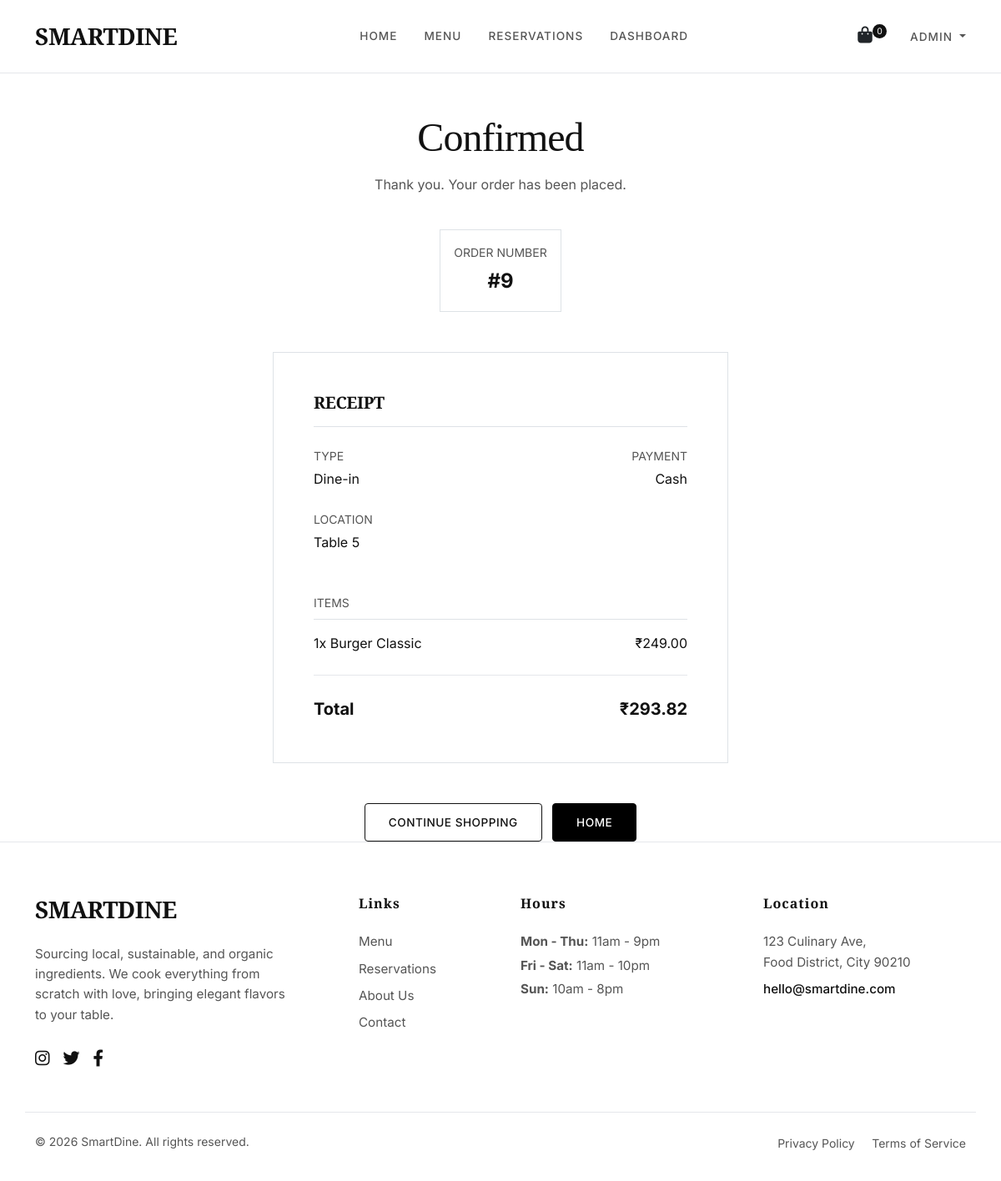
The app's page /order-confirmation/9/ (signed in) with its own data.
### home/models.py (models this page shows, shortened)
class Order(models.Model):
    ORDER_TYPE_CHOICES = [
        ('Dine-in', 'Dine-in'),
        ('Delivery', 'Delivery'),
        ('Pickup', 'Pickup'),
    ]
    STATUS_CHOICES = [
        ('Pending', 'Pending'),
        ('Preparing', 'Preparing'),
        ('Ready', 'Ready'),
        ('Delivered', 'Delivered'),
        ('Cancelled', 'Cancelled'),
    ]
    PAYMENT_METHOD_CHOICES = [
        ('UPI', 'UPI'),
        ('Card', 'Credit/Debit Card'),
        ('Cash', 'Cash'),
        ('Wallet', 'Digital Wallet'),
    ]
    PAYMENT_STATUS_CHOICES = [
        ('Pending', 'Pending'),
        ('Completed', 'Completed'),
        ('Failed', 'Failed'),
        ('Refunded', 'Refunded'),
    ]
    user = models.ForeignKey(User, on_delete=models.SET_NULL, null=True, blank=True, related_name='orders')
    order_type = models.CharField(max_length=20, choices=ORDER_TYPE_CHOICES, default='Dine-in')
    table = models.ForeignKey(Table, on_delete=models.SET_NULL, null=True, blank=True, related_name='orders')
    customer_name = models.CharField(max_length=100, blank=True)
    customer_phone = models.CharField(max_length=20, blank=True)
    customer_address = models.TextField(blank=True)
    total_amount = models.DecimalField(max_digits=8, decimal_places=2, default=0)
    tax_amount = models.DecimalField(max_digits=8, decimal_places=2, default=0)
    discount_amount = models.DecimalField(max_digits=8, decimal_places=2, default=0)
    final_amount = models.DecimalField(max_digits=8, decimal_places=2, default=0)
    payment_method = models.CharField(max_length=20, choices=PAYMENT_METHOD_CHOICES, blank=True, null=True)
    payment_status = models.CharField(max_length=20, choices=PAYMENT_STATUS_CHOICES, default='Pending')
    status = models.CharField(max_length=20, choices=STATUS_CHOICES, default='Pending')
    created_at = models.DateTimeField(auto_now_add=True)
    completed_at = models.DateTimeField(null=True, blank=True)
    class Meta:
        ordering = ['-created_at']

class Table(models.Model):
    STATUS_CHOICES = [
        ('Available', 'Available'),
        ('Occupied', 'Occupied'),
        ('Reserved', 'Reserved'),
    ]
    table_number = models.PositiveIntegerField(unique=True)
    capacity = models.PositiveIntegerField()
    status = models.CharField(max_length=20, choices=STATUS_CHOICES, default='Available')

class OrderItem(models.Model):
    order = models.ForeignKey(Order, on_delete=models.CASCADE, related_name='items')
    menu_item = models.ForeignKey(MenuItem, on_delete=models.CASCADE)
    quantity = models.PositiveIntegerField()
    price = models.DecimalField(max_digits=8, decimal_places=2)
    special_instructions = models.TextField(blank=True, help_text="e.g., No onions, extra cheese")
    def subtotal(self):
        return self.quantity * self.price

class MenuItem(models.Model):
    name = models.CharField(max_length=200)
    description = models.TextField(blank=True)
    price = models.DecimalField(max_digits=8, decimal_places=2)
    category = models.ForeignKey(Category, on_delete=models.SET_NULL, null=True, blank=True, related_name='menu_items')
    is_active = models.BooleanField(default=True, help_text="Is this item currently on the menu?")
    image = models.ImageField(upload_to='menu_items/', null=True, blank=True)
    created_at = models.DateTimeField(auto_now_add=True)
    class Meta:
        ordering = ['-created_at']

### home/views.py (the view)
# urls.py: path('order-confirmation/<int:order_id>/', views.order_confirmation, name='order_confirmation'),
def order_confirmation(request, order_id):
    order = get_object_or_404(Order, id=order_id)
    context = {'order': order}
    return render(request, 'order_confirmation.html', context)

### templates/order_confirmation.html (shortened to what this page needs)
{% extends 'base.html' %}
{% block content %}
<div class="container mt-5">
    <div class="row justify-content-center">
        <div class="col-lg-6">
            <div class="text-center mb-5">
                <h1 class="display-5 mb-3" style="font-weight: 400;">Confirmed</h1>
                <p class="text-muted">Thank you. Your order has been placed.</p>
                <div class="border border-color p-3 mt-4 d-inline-block">
                    <span class="text-uppercase small text-muted d-block mb-1">Order Number</span>
                    <strong class="fs-4">#{{ order.id }}</strong>
                </div>
            </div>
            <div class="border border-color p-4 p-md-5 bg-white">
                <h5 class="text-uppercase letter-spacing-1 mb-4 border-bottom pb-3">Receipt</h5>
                <div class="row mb-4">
                    <div class="col-6">
                        <small class="text-muted text-uppercase d-block mb-1">Type</small>
                        <span>{{ order.order_type }}</span>
                    </div>
                    <div class="col-6 text-end">
                        <small class="text-muted text-uppercase d-block mb-1">Payment</small>
                        <span>{{ order.payment_method }}</span>
                    </div>
                </div>
                {% if order.table %}
                <div class="row mb-4">
                    <div class="col-12">
                        <small class="text-muted text-uppercase d-block mb-1">Location</small>
                        <span>Table {{ order.table.table_number }}</span>
                    </div>
                </div>
                {% endif %}
                <div class="mt-5">
                    <small class="text-muted text-uppercase d-block mb-3 border-bottom pb-2">Items</small>
                    {% for item in order.items.all %}
                    <div class="d-flex justify-content-between mb-2">
                        <span>{{ item.quantity }}x {{ item.menu_item.name }}</span>
                        <span>₹{{ item.subtotal }}</span>
                    </div>
                    {% endfor %}
                </div>
                <div class="d-flex justify-content-between mt-4 pt-4 border-top border-dark fw-bold fs-5">
                    <span>Total</span>
                    <span>₹{{ order.final_amount }}</span>
                </div>
            </div>
            <div class="text-center mt-5">
                <a href="{% url 'menu' %}" class="btn btn-outline-primary me-2">Continue Shopping</a>
                <a href="{% url 'home' %}" class="btn btn-primary">Home</a>
            </div>
        </div>
    </div>
</div>
{% endblock %}

### templates/base.html (shortened to what this page needs)
{% load static %}
<!DOCTYPE html>
<html lang="en">
<head>
    <link href="https://cdn.jsdelivr.net/npm/bootstrap@5.3.0/dist/css/bootstrap.min.css" rel="stylesheet">
    <link rel="stylesheet" href="https://cdnjs.cloudflare.com/ajax/libs/font-awesome/6.4.0/css/all.min.css">
    <link rel="stylesheet" href="{% static 'css/style.css' %}">
</head>
<body class="d-flex flex-column min-h-screen">
    <nav class="navbar navbar-expand-lg sticky-top py-3">
        <div class="container">
            <a class="navbar-brand" href="{% url 'home' %}">SMARTDINE</a>
            <div class="collapse navbar-collapse" id="navbarNav">
                <ul class="navbar-nav mx-auto align-items-lg-center">
                    <li class="nav-item">
                        <a class="nav-link {% if request.path == '/' %}active{% endif %}"
                            href="{% url 'home' %}">Home</a>
                    </li>
                    <li class="nav-item">
                        <a class="nav-link {% if 'menu' in request.path %}active{% endif %}"
                            href="{% url 'menu' %}">Menu</a>
                    </li>
                    <li class="nav-item">
                        <a class="nav-link {% if 'reservations' in request.path %}active{% endif %}"
                            href="{% url 'reservations' %}">Reservations</a>
                    </li>
                    {% if user.is_staff %}
                    <li class="nav-item">
                        <a class="nav-link" href="{% url 'admin:index' %}">Dashboard</a>
                    </li>
                    {% endif %}
                </ul>
                <div class="d-flex align-items-center gap-4 mt-3 mt-lg-0">
                    <a href="{% url 'menu' %}#cart" class="text-decoration-none text-dark position-relative">
                        <i class="fa-solid fa-shopping-bag fs-5"></i>
                        <span class="cart-badge" id="cart-count">
                            {{ cart|length|default:"0" }}
                        </span>
                    </a>
                    {% if user.is_authenticated %}
                    <div class="dropdown">
                        <a href="#" class="auth-link dropdown-toggle" data-bs-toggle="dropdown" aria-expanded="false">
                            {{ user.username }}
                        </a>
                    </div>
                    {% else %}
                    <div class="d-flex align-items-center gap-3">
                        <a href="{% url 'login' %}" class="auth-link">Log In</a>
                        <a href="{% url 'reservations' %}" class="btn-reserve">Book Table</a>
                    </div>
                    {% endif %}
                </div>
            </div>
        </div>
    </nav>
    <main class="flex-grow-1">
        {% block content %}{% endblock %}
    </main>
    <footer>
        <div class="container">
            <div class="row g-5">
                <div class="col-lg-4 col-md-6">
                    <h3 class="footer-heading">SMARTDINE</h3>
                    <p class="text-muted pe-md-4 mb-4" style="font-size: 0.95rem;">
                        Sourcing local, sustainable, and organic ingredients.
                        We cook everything from scratch with love, bringing elegant flavors to your table.
                    </p>
                    <div class="d-flex">
                        <a href="#" class="social-link"><i class="fa-brands fa-instagram"></i></a>
                        <a href="#" class="social-link"><i class="fa-brands fa-twitter"></i></a>
                        <a href="#" class="social-link"><i class="fa-brands fa-facebook-f"></i></a>
                    </div>
                </div>
                <div class="col-lg-2 col-md-6">
                    <h5 class="footer-heading fs-6 uppercase mb-4" style="letter-spacing: 1px;">Links</h5>
                    <a href="{% url 'menu' %}" class="footer-link">Menu</a>
                    <a href="{% url 'reservations' %}" class="footer-link">Reservations</a>
                    <a href="#" class="footer-link">About Us</a>
                    <a href="#" class="footer-link">Contact</a>
                </div>
                <div class="col-lg-3 col-md-6">
                    <h5 class="footer-heading fs-6 uppercase mb-4" style="letter-spacing: 1px;">Hours</h5>
                    <p class="text-muted mb-1" style="font-size: 0.95rem;"><strong>Mon - Thu:</strong> 11am - 9pm</p>
                    <p class="text-muted mb-1" style="font-size: 0.95rem;"><strong>Fri - Sat:</strong> 11am - 10pm</p>
                    <p class="text-muted mb-0" style="font-size: 0.95rem;"><strong>Sun:</strong> 10am - 8pm</p>
                </div>
                <div class="col-lg-3 col-md-6">
                    <h5 class="footer-heading fs-6 uppercase mb-4" style="letter-spacing: 1px;">Location</h5>
                    <p class="text-muted mb-2" style="font-size: 0.95rem;">
                        123 Culinary Ave,<br>
                        Food District, City 90210
                    </p>
                    <p class="text-main fw-medium mb-0" style="font-size: 0.95rem;">
                        <a href="tel:+1234567890" class="text-decoration-none">hello@smartdine.com</a>
                    </p>
                </div>
            </div>
            <div class="row mt-5 pt-4 border-top border-light">
                <div class="col-md-6 text-center text-md-start">
                    <p class="text-muted small mb-0">&copy; 2026 SmartDine. All rights reserved.</p>
                </div>
                <div class="col-md-6 text-center text-md-end mt-3 mt-md-0">
                    <a href="#" class="text-muted small text-decoration-none me-3 hover-opacity">Privacy Policy</a>
                    <a href="#" class="text-muted small text-decoration-none hover-opacity">Terms of Service</a>
                </div>
            </div>
        </div>
    </footer>
</body>
</html>

### static/css/style.css (style rules this page uses)
:root { --bg-main: #ffffff; --bg-surface: #f9f9faf0; --bg-alt: #f4f4f5; --text-main: #111111; --text-muted: #555555; --text-light: #888888; --primary-color: #000000; --primary-hover: #333333; --accent-color: #b94a29; --success-color: #2F855A; --danger-color: #C53030; --warning-color: #DD6B20; --border-color: #e5e7eb; --border-radius: 4px; --border-radius-lg: 8px; --font-main: 'Inter', -apple-system, BlinkMacSystemFont, "Segoe UI", Roboto, sans-serif; --font-heading: 'Playfair Display', Georgia, serif; }
body { background-color: var(--bg-main) !important; color: var(--text-main) !important; font-family: var(--font-main); font-weight: 400; line-height: 1.6; -webkit-font-smoothing: antialiased; -moz-osx-font-smoothing: grayscale; overflow-x: hidden; }
h1, h2, h3, h4, h5, h6, .font-heading { font-family: var(--font-heading); font-weight: 600; color: var(--text-main); letter-spacing: -0.02em; line-height: 1.2; }
a { color: var(--text-main); text-decoration: underline; text-decoration-color: var(--border-color); text-underline-offset: 4px; transition: text-decoration-color 0.2s ease, opacity 0.2s ease; }
a.text-decoration-none { text-decoration: none !important; }
.min-h-screen { min-height: 100vh; }
.btn { font-family: var(--font-main); font-weight: 500; border-radius: var(--border-radius); padding: 0.75rem 1.75rem; transition: all 0.2s ease; letter-spacing: 0.5px; text-transform: uppercase; font-size: 0.85rem; text-decoration: none !important; border: 1px solid transparent; }
.btn-primary { background-color: var(--primary-color) !important; color: #ffffff !important; border-color: var(--primary-color) !important; }
.btn-outline-primary { background-color: transparent !important; color: var(--text-main) !important; border-color: var(--text-main) !important; }
.text-muted { color: var(--text-muted) !important; }
.border-secondary, .border-light, .border-dark { border-color: var(--border-color) !important; }
.navbar { background-color: rgba(255, 255, 255, 0.98) !important; border-bottom: 1px solid var(--border-color); }
.navbar-brand { font-family: var(--font-heading); font-size: 1.5rem; font-weight: 700; color: var(--text-main) !important; letter-spacing: -0.5px; text-decoration: none !important; }
.nav-link { color: var(--text-muted) !important; font-weight: 500; font-size: 0.9rem; text-transform: uppercase; letter-spacing: 1px; transition: color 0.2s; text-decoration: none !important; }

### templates/base.html (style rules this page uses)
.navbar-brand { font-family: var(--font-heading); font-size: 1.75rem; font-weight: 700; color: var(--text-main) !important; letter-spacing: -0.5px; text-decoration: none !important; }
.nav-link { color: var(--text-muted) !important; font-weight: 500; font-size: 0.85rem; text-transform: uppercase; letter-spacing: 1px; transition: color 0.2s; text-decoration: none !important; padding: 0.5rem 1rem !important; }
.auth-link { font-size: 0.85rem; text-transform: uppercase; letter-spacing: 1px; font-weight: 500; color: var(--text-muted) !important; text-decoration: none !important; transition: color 0.2s ease; }
.cart-badge { background: var(--text-main); color: var(--bg-main); font-size: 0.65rem; padding: 0.2em 0.5em; border-radius: 50%; position: relative; top: -8px; left: -4px; }
footer { border-top: 1px solid var(--border-color); padding: 4rem 0 2rem; background: var(--bg-main); }
.footer-heading { font-family: var(--font-heading); font-weight: 600; margin-bottom: 1.5rem; color: var(--text-main); }
.footer-link { color: var(--text-muted); text-decoration: none; display: block; margin-bottom: 0.5rem; font-size: 0.95rem; transition: color 0.2s; }
.social-link { color: var(--text-main); font-size: 1.25rem; margin-right: 1rem; transition: opacity 0.2s; text-decoration: none; }

### records on screen
Order: id "9", order_type "Dine-in", payment_method "Cash", table.table_number "5", final_amount "293.82"
OrderItem: quantity "1", menu_item.name "Burger Classic", subtotal "249.00"

### other values on screen
{{ cart|length|default:"0" }} "0"
{{ user.username }} "ADMIN"
